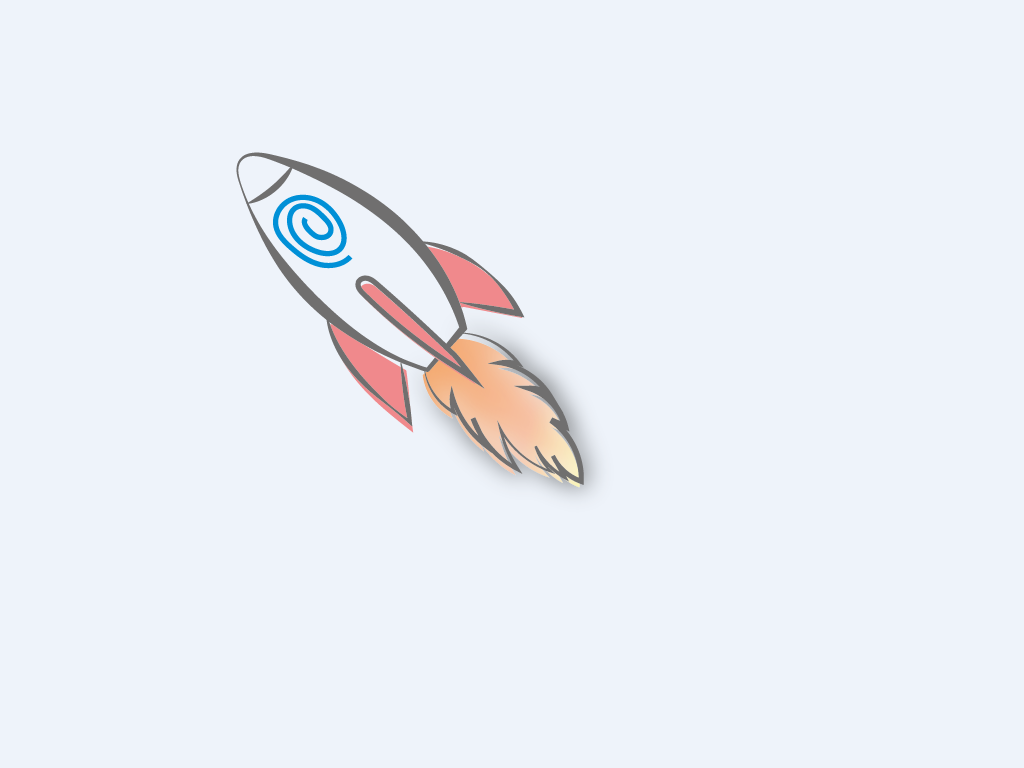
#> input picture Labs/Lab_ans/Ans_Lab1 (Lines and text)/rocket.png, 1024 x 768 px
$ python lab1_ans.py
#> lines starting #> are read from the running program, lines starting #| are printed output that depends on the picture
import cv2
import numpy as np

# An image with 1024 * 768
img = cv2.imread('rocket.png')
#> img is the input picture: shape (768, 1024, 3); mean B, G, R 245.6, 239.1, 235.3

cv2.line(img, (800, 0), (800, 1024), (0, 0, 255), 5)
cv2.line(img, (0, 500), (1024, 500), (0, 0, 255), 5)

cv2.rectangle(img, (20, 60), (120, 160), (0, 255, 0), 2)
cv2.rectangle(img, (40, 70), (130, 180), (0, 255, 0), 2)
cv2.rectangle(img, (40, 80), (100, 140), (0, 255, 0), -1)

text = 'Hello world!'
cv2.putText(img, text, (50, 600), cv2.FONT_HERSHEY_SIMPLEX, 1, (0, 0, 255), 1, cv2.LINE_AA)
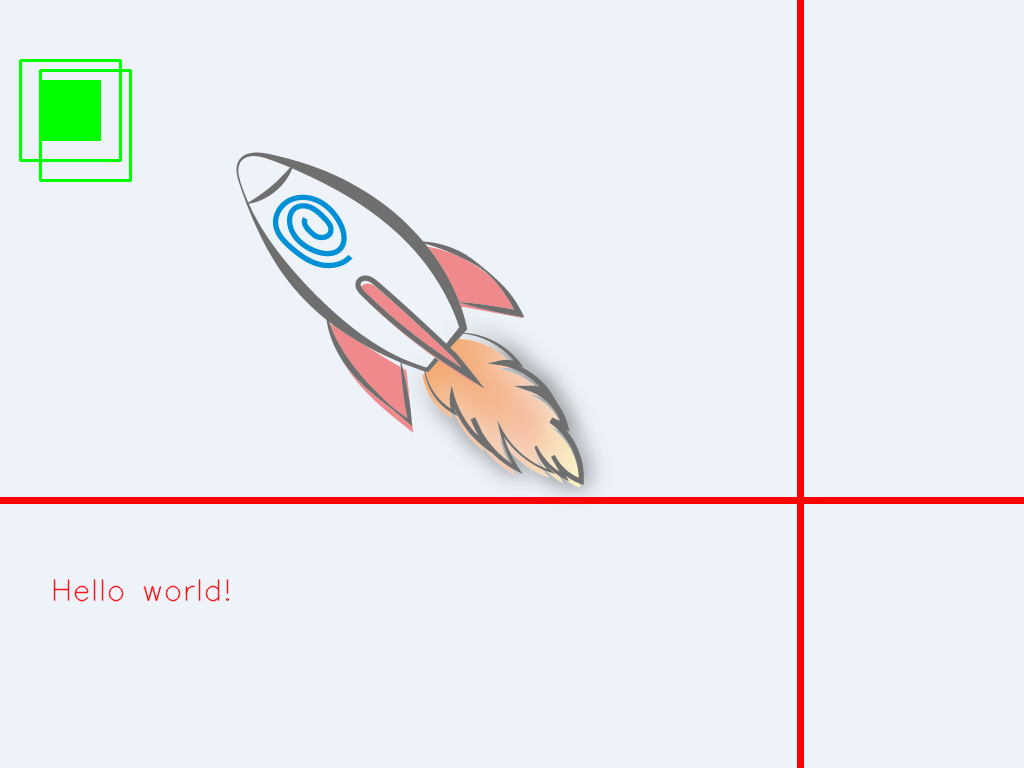
#> img: shape (768, 1024, 3); mean B, G, R 239.5, 235.1, 233.8

cv2.imshow("Image", img)
cv2.waitKey()                               # hold windows open until user presses a key
cv2.destroyAllWindows()
